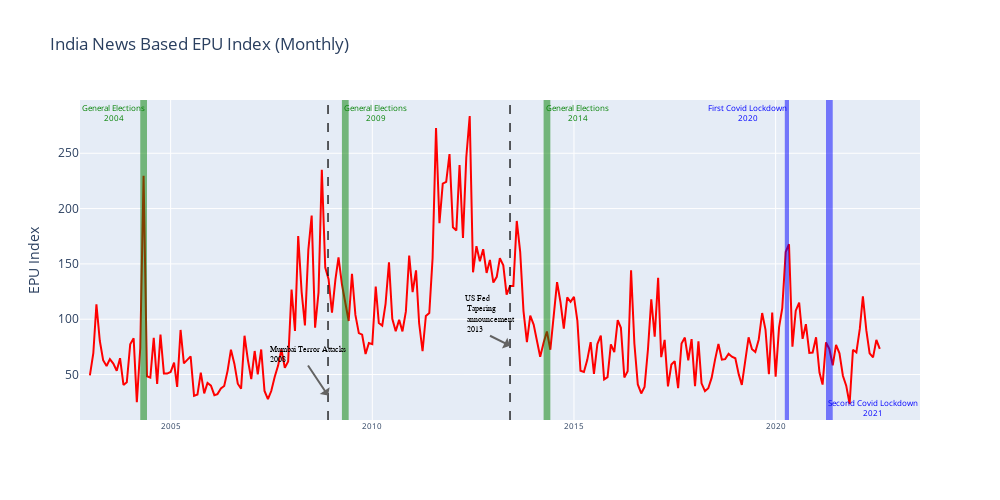

Write notebook code for a chart like this one.
### Code cell
import pandas as pd
import plotly.graph_objects as go
import calendar

# df_epu= pd.read_excel('/Users/kalyan/Documents/Kalyan-Research/EPU-Inv/epu-rawdata/epu_index/India_Policy_Uncertainty_Data.xlsx', 
#                       sheet_name='Indian-News-Based-EPU-Remarks', index_col=[0,1]);

df_epu= pd.read_excel('/Users/kalyan/Documents/Kalyan-Research/EPU-Inv/epu-rawdata/epu_index/India_Policy_Uncertainty_Data.xlsx', 
                      sheet_name='Indian-News-Based-EPU-Remarks', 
                      dtype={'Year':object,'Month':object,},
                      header=0);
#Uniformity in Month data.
df_epu['Month'] = df_epu['Month'].astype(str).str.zfill(2)
#Generate Date in datetime dtype
df_epu['Date']= '01'+df_epu['Month']+df_epu['Year']

#df_epu['Month'] = df_epu['Month'].apply(lambda x: calendar.month_abbr[x])

df_epu['Date'] = pd.to_datetime(df_epu['Date'], 
                                 format='%d%m%Y')
df_epu['Year'] = pd.to_datetime(df_epu['Date'], 
                                 format='%Y')
df_epu['Month'] = pd.to_datetime(df_epu['Date'], 
                                 format='%m')
print(df_epu.dtypes)

string_cols = ['Major Events','Comments','Source']
df_epu[string_cols]=df_epu[string_cols].astype(str)

# define xlabels
# https://stackoverflow.com/questions/63793981/formatting-multilevel-axes-labels-with-plotly
# xlabels = [list(df_epu['Year'].get_level_values(0)),
#            list(df_epu['Month'].get_level_values(1)), df_epu.index]

xlabels = [list(df_epu['Date'].dt.strftime('%Y')),
           list(df_epu['Date'].dt.month_name().str.slice(stop=1)),]

#print(xlabels)
#The main plot
fig = go.Figure()

# Event Annotation
fig.add_trace(go.Scatter(x=df_epu['Date'],
                         y=df_epu['India News-Based Policy Uncertainty Index'], 
                         line_color='red', 
                         line_width=2),);
# Make a vertical highlight section
# https://medium.com/nerd-for-tech/enriching-data-visualizations-with-annotations-in-plotly-using-python-6127ff6e0f80
fig.add_vrect(x0=pd.to_datetime("01042004",format='%d%m%Y'), x1=pd.to_datetime("01062004",format='%d%m%Y'), 
              annotation_text="General Elections<br>2004", 
              annotation_position="top right",  
              annotation_font_size=8,
              annotation_font_color="Green",
              fillcolor="green", opacity=0.5, line_width=0)
fig.add_vrect(x0=pd.to_datetime("01042009",format='%d%m%Y'), x1=pd.to_datetime("01062009",format='%d%m%Y'), 
              annotation_text="General Elections<br>2009", 
              annotation_position="top left",  
              annotation_font_size=8,
              annotation_font_color="Green",
              fillcolor="green", opacity=0.5, line_width=0)
fig.add_vrect(x0=pd.to_datetime("01042014",format='%d%m%Y'), x1=pd.to_datetime("01062014",format='%d%m%Y'), 
              annotation_text="General Elections<br>2014", 
              annotation_position="top left",  
              annotation_font_size=8,
              annotation_font_color="Green",
              fillcolor="Green", opacity=0.5, line_width=0)
fig.add_vrect(x0=pd.to_datetime("24032020",format='%d%m%Y'), x1=pd.to_datetime("01052020",format='%d%m%Y'), 
              annotation_text="First Covid Lockdown<br>2020", 
              annotation_position="top right",  
              annotation_font_size=8,
              annotation_font_color="blue",
              fillcolor="blue", opacity=0.5, line_width=0)
fig.add_vrect(x0=pd.to_datetime("01042021",format='%d%m%Y'), x1=pd.to_datetime("01062021",format='%d%m%Y'), 
              annotation_text="Second Covid Lockdown<br>2021", 
              annotation_position="bottom left",  
              annotation_font_size=8,
              annotation_font_color="blue",
              fillcolor="blue", opacity=0.5, line_width=0)


#Add Line
fig.add_vline(x=pd.to_datetime("26112008",format='%d%m%Y'), line_width=1.25, line_dash="dash", line_color="Black")
# add annotation text with an arrow
fig.add_annotation(
    x=pd.to_datetime("26112008",format='%d%m%Y')
    , y=30+1
    , text=f'Mumbai Terror Attacks<br>2008'
    , yanchor='bottom'
    , showarrow=True
    , arrowhead=1
    , arrowsize=1
    , arrowwidth=2
    , arrowcolor="#636363"
    , ax=-20
    , ay=-30
    , font=dict(size=8, color="Black", family="Courier New, monospace")
    , align="left"
    ,)
# fed Tapering plan announced
fig.add_vline(x=pd.to_datetime("01062013",format='%d%m%Y'), line_width=1.25, line_dash="dash", line_color="Black")
fig.add_annotation(
    x=pd.to_datetime("01062013",format='%d%m%Y')
    , y=75+1
    , text=f'US Fed <br> Tapering <br> announcement <br> 2013'
    , yanchor='bottom'
    , showarrow=True
    , arrowhead=1
    , arrowsize=1
    , arrowwidth=2
    , arrowcolor="#636363"
    , ax=-20
    , ay=-10
    , font=dict(size=8, color="Black", family="Courier New, monospace")
    , align="left"
    ,)

# Maximum Uncertainty
# fig.add_annotation(
#     #x=df_epu['Date'][df_epu['India News-Based Policy Uncertainty Index'].max]
#     , y=125
#     , text=f'US Fed <br> Tapering <br> announcement <br> 2013'
#     , yanchor='bottom'
#     , showarrow=True
#     , arrowhead=1
#     , arrowsize=1
#     , arrowwidth=2
#     , arrowcolor="#636363"
#     , ax=-20
#     , ay=-10
#     , font=dict(size=8, color="Black", family="Courier New, monospace")
#     , align="left"
#     ,)

# Make a horizontal highlight section
# fig.add_hrect(y0=90, y1=100, 
#               annotation_text="Horizontal <br>Band", annotation_position="top right",  
#               annotation_font_size=8,
#               annotation_font_color="Black",
#               fillcolor="red", opacity=0.25, line_width=0)

# specify layout
fig.update_layout(
    autosize=False,
    width=1000,
    height=500,
    yaxis=dict(
        titlefont_size=16,
        tickfont_size=12,
        title="EPU Index",
        showspikes=True),
    xaxis=dict(
        titlefont_size=16,
        tickfont_size=8,
        tickangle=0,
        showspikes=False),
    title_text='India News Based EPU Index (Monthly)',
)

fig.update_layout(legend=dict(
    orientation="h",
    yanchor="bottom",
    y=1.02,
    xanchor="center",
    x=1.2
))

fig.show()

### Figure 1 — Plotly figure (JSON) as saved in the notebook; plotly's stock layout.template omitted (floating-point values rounded to 4 significant figures; data arrays with more than 128 entries replaced by an {"elided": "..."} marker saying what was removed)
{"data": [{"line": {"color": "red", "width": 2}, "type": "scatter", "x": {"elided": "236 str values"}, "y": {"elided": "236 float values"}}], "layout": {"annotations": [{"font": {"color": "Green", "size": 8}, "showarrow": false, "text": "General Elections<br>2004", "x": "2004-06-01T00:00:00", "xanchor": "right", "xref": "x", "y": 1, "yanchor": "top", "yref": "y domain"}, {"font": {"color": "Green", "size": 8}, "showarrow": false, "text": "General Elections<br>2009", "x": "2009-04-01T00:00:00", "xanchor": "left", "xref": "x", "y": 1, "yanchor": "top", "yref": "y domain"}, {"font": {"color": "Green", "size": 8}, "showarrow": false, "text": "General Elections<br>2014", "x": "2014-04-01T00:00:00", "xanchor": "left", "xref": "x", "y": 1, "yanchor": "top", "yref": "y domain"}, {"font": {"color": "blue", "size": 8}, "showarrow": false, "text": "First Covid Lockdown<br>2020", "x": "2020-05-01T00:00:00", "xanchor": "right", "xref": "x", "y": 1, "yanchor": "top", "yref": "y domain"}, {"font": {"color": "blue", "size": 8}, "showarrow": false, "text": "Second Covid Lockdown<br>2021", "x": "2021-04-01T00:00:00", "xanchor": "left", "xref": "x", "y": 0, "yanchor": "bottom", "yref": "y domain"}, {"align": "left", "arrowcolor": "#636363", "arrowhead": 1, "arrowsize": 1, "arrowwidth": 2, "ax": -20, "ay": -30, "font": {"color": "Black", "family": "Courier New, monospace", "size": 8}, "showarrow": true, "text": "Mumbai Terror Attacks<br>2008", "x": "2008-11-26T00:00:00", "y": 31, "yanchor": "bottom"}, {"align": "left", "arrowcolor": "#636363", "arrowhead": 1, "arrowsize": 1, "arrowwidth": 2, "ax": -20, "ay": -10, "font": {"color": "Black", "family": "Courier New, monospace", "size": 8}, "showarrow": true, "text": "US Fed <br> Tapering <br> announcement <br> 2013", "x": "2013-06-01T00:00:00", "y": 76, "yanchor": "bottom"}], "autosize": false, "height": 500, "legend": {"orientation": "h", "x": 1.2, "xanchor": "center", "y": 1.02, "yanchor": "bottom"}, "shapes": [{"fillcolor": "green", "line": {"width": 0}, "opacity": 0.5, "type": "rect", "x0": "2004-04-01T00:00:00", "x1": "2004-06-01T00:00:00", "xref": "x", "y0": 0, "y1": 1, "yref": "y domain"}, {"fillcolor": "green", "line": {"width": 0}, "opacity": 0.5, "type": "rect", "x0": "2009-04-01T00:00:00", "x1": "2009-06-01T00:00:00", "xref": "x", "y0": 0, "y1": 1, "yref": "y domain"}, {"fillcolor": "Green", "line": {"width": 0}, "opacity": 0.5, "type": "rect", "x0": "2014-04-01T00:00:00", "x1": "2014-06-01T00:00:00", "xref": "x", "y0": 0, "y1": 1, "yref": "y domain"}, {"fillcolor": "blue", "line": {"width": 0}, "opacity": 0.5, "type": "rect", "x0": "2020-03-24T00:00:00", "x1": "2020-05-01T00:00:00", "xref": "x", "y0": 0, "y1": 1, "yref": "y domain"}, {"fillcolor": "blue", "line": {"width": 0}, "opacity": 0.5, "type": "rect", "x0": "2021-04-01T00:00:00", "x1": "2021-06-01T00:00:00", "xref": "x", "y0": 0, "y1": 1, "yref": "y domain"}, {"line": {"color": "Black", "dash": "dash", "width": 1.25}, "type": "line", "x0": "2008-11-26T00:00:00", "x1": "2008-11-26T00:00:00", "xref": "x", "y0": 0, "y1": 1, "yref": "y domain"}, {"line": {"color": "Black", "dash": "dash", "width": 1.25}, "type": "line", "x0": "2013-06-01T00:00:00", "x1": "2013-06-01T00:00:00", "xref": "x", "y0": 0, "y1": 1, "yref": "y domain"}], "title": {"text": "India News Based EPU Index (Monthly)"}, "width": 1000, "xaxis": {"showspikes": false, "tickangle": 0, "tickfont": {"size": 8}, "title": {"font": {"size": 16}}}, "yaxis": {"showspikes": true, "tickfont": {"size": 12}, "title": {"text": "EPU Index"}}}}
